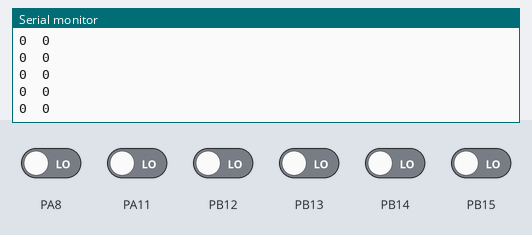
This sketch was run on a simulated STM32 Blue Pill. Shown: the last lines printed to the serial monitor. The test bench sets the inputs (shaded band); at power-on: PA8, PA11, PB12–15 LOW.

Above: at 1.2 s.
1.3 s: PA8 driven HIGH
At 2.3 s:
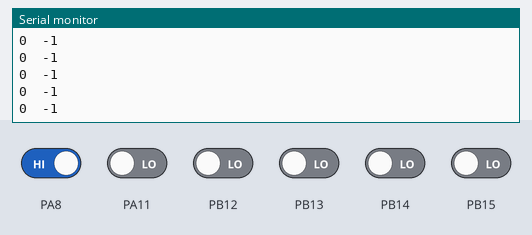
2.8 s: PB12 driven HIGH
At 3.5 s:
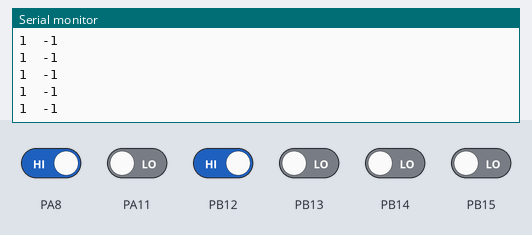
4.3 s: PA11 driven HIGH
At 4.8 s:
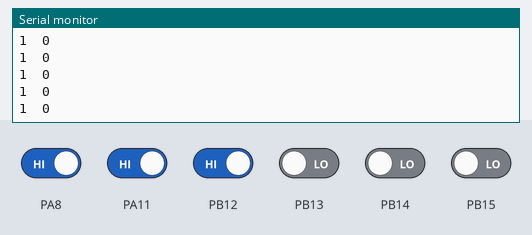
5.8 s: PB14 driven HIGH
At 6.9 s:
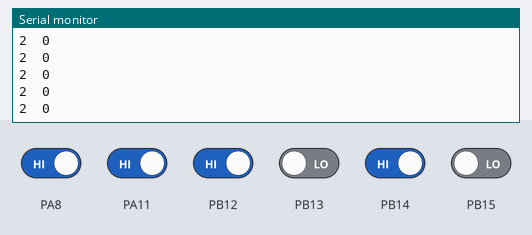
7.3 s: PB15 driven HIGH
At 7.8 s:
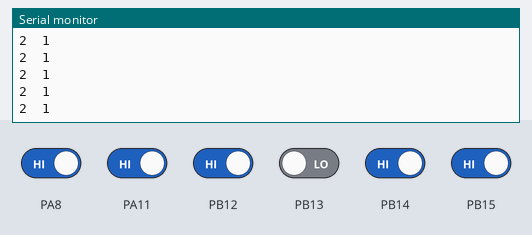
8.8 s: PB13 driven HIGH
At 9.4 s:
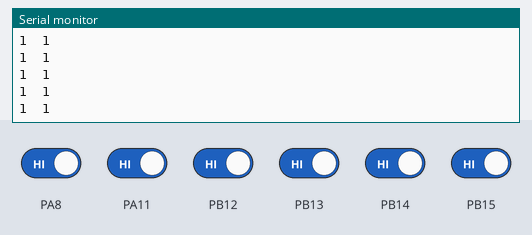
Timing chart, 0 to 11.3 s (numbered marks = the images above; inputs shaded):
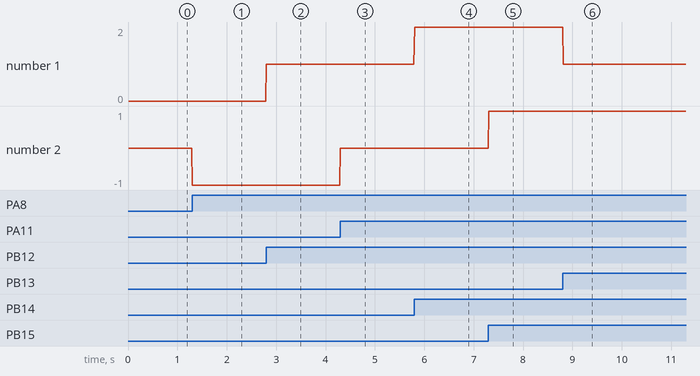

The sketch:

serial2encodersend.ino
```cpp
// *******************************************************************
//  Arduino Nano 5V example snippet for sending via serial
//********************************************************************

// ########################## DEFINES ##########################
#define HOVER_SERIAL_BAUD   115200      // [-] Baud rate for HoverSerial (used to communicate with the hoverboard)
#define SERIAL_BAUD         115200      // [-] Baud rate for built-in Serial (used for the Serial Monitor)
#define START_FRAME         0xABCD       // [-] Start frme definition for reliable serial communication
#define TIME_SEND           100         // [ms] Sending time interval

//#include <SoftwareSerial.h>
//SoftwareSerial HoverSerial(2,3);        // RX, TX

/***************************** Variables *********************************/

#define CWL            -1      // Assign a value to represent clock wise rotation
#define CCWL            1      // Assign a value to represent counter-clock wise rotation

#define CWR             1      // Assign a value to represent clock wise rotation
#define CCWR           -1      // Assign a value to represent counter-clock wise rotation

bool HSU_Vall = digitalRead(PB12);    // Set the Ul sensor value as boolean and read initial state
bool HSV_Vall = digitalRead(PB13);    // Set the Vl sensor value as boolean and read initial state
bool HSW_Vall = digitalRead(PB14);    // Set the Wl sensor value as boolean and read initial state

bool HSU_Valr = digitalRead(PB15);    // Set the Ur sensor value as boolean and read initial state
bool HSV_Valr = digitalRead(PA8);    // Set the Vr sensor value as boolean and read initial state
bool HSW_Valr = digitalRead(PA11);    // Set the Wr sensor value as boolean and read initial state

int directl = 1;       // Integer variable to store BLDC rotation direction
int pulseCountl;       // Integer variable to store the pulse count

int directr = 1;       // Integer variable to store BLDC rotation direction
int pulseCountr;       // Integer variable to store the pulse count


signed long right = 0;
signed long left = 0;

/***************************** Variables *********************************/


//struct 2
typedef struct {
  signed long start;
  signed long  bcmd1;
  signed long  bcmd2;
  signed long  bspeedR_meas;
  signed long  bspeedL_meas;
  signed long  bbatVoltage;
  signed long  bboardTemp;
  signed long bcmdLed;
  signed long bchecksum;
} bSerialFeedback;
bSerialFeedback bFeedback;
//bSerialFeedback bNewFeedback;


// ########################## SETUP ##########################
void setup()
{

//LEFT
  pinMode(PB12, INPUT);
  pinMode(PB13, INPUT);
  pinMode(PB14, INPUT);
//RIGHT
  pinMode(PB15, INPUT);
  pinMode(PA8, INPUT);
  pinMode(PA11, INPUT);

// Set digital pins 2, 3 and 4 as interrupts that trigger on rising and falling edge changes. Call a function (i.e. HallSensorU) on change
//LEFT
  attachInterrupt(digitalPinToInterrupt(PB12), HallSensorUl, CHANGE);
  attachInterrupt(digitalPinToInterrupt(PB13), HallSensorVl, CHANGE);
  attachInterrupt(digitalPinToInterrupt(PB14), HallSensorWl, CHANGE);
//RIGHT
  attachInterrupt(digitalPinToInterrupt(PB15), HallSensorUr, CHANGE);
  attachInterrupt(digitalPinToInterrupt(PA8), HallSensorVr, CHANGE);
  attachInterrupt(digitalPinToInterrupt(PA11), HallSensorWr, CHANGE);

// Initialize the print monitor and set baud rate to 9600

  Serial.begin(SERIAL_BAUD);
  Serial.println("Hoverboard Serial v1.0");

  Serial2.begin(HOVER_SERIAL_BAUD);
}

// ########################## SEND ############################

void Send(signed long  ucmd1, signed long  ucmd2, signed long uspeedR_meas, signed long uspeedL_meas, signed long ubatVoltage, signed long uboardTemp, signed long ucmdLed)
{
     bFeedback.start          = (signed long)START_FRAME;
    bFeedback.bcmd1           = (signed long)ucmd1;
    bFeedback.bcmd2           = (signed long)ucmd2;
    bFeedback.bspeedR_meas    = (signed long)uspeedR_meas;
    bFeedback.bspeedL_meas    = (signed long)uspeedL_meas;
    bFeedback.bbatVoltage     = (signed long)ubatVoltage;
    bFeedback.bboardTemp      = (signed long)uboardTemp;
    bFeedback.bcmdLed     = (signed long)ucmdLed;
    bFeedback.bchecksum   = (signed long )(bFeedback.start ^ bFeedback.bcmd1 ^ bFeedback.bcmd2 ^ bFeedback.bspeedR_meas ^ bFeedback.bspeedL_meas
                                           ^ bFeedback.bbatVoltage ^ bFeedback.bboardTemp ^ bFeedback.bcmdLed);

     Serial2.write((uint8_t *)&bFeedback, sizeof(bFeedback));

}

// ########################## LOOP ##########################
void loop(void)
{

  delay(10);
  Serial.println();
  Serial.print(pulseCountl);                                                       // Display the pulse count
  Serial.print("\t");
  Serial.print(pulseCountr);                                                       // Display the pulse count
 // Serial.println();

 left = pulseCountl;
 right = pulseCountr;
                                                 // Display the pulse count

   Send(1, 1, left, right, 1,1,100); //send 7 different  values from here..

}

// ########################## ENCODER ###########################


/* BLDC Hall Sensor read and calculation program for Teensy 3.5 in the Arduino IDE (Ver.1). Digi-Key Electronics*/

/***************************** Setup *********************************/


/*************************** Main Loop ******************************/


/************************ Interrupt Functions ***************************/
//LEFT
void HallSensorWl()
{
  HSW_Vall = digitalRead(PB14);         // Read the current W hall sensor value
  HSV_Vall = digitalRead(PB13);           // Read the current V (or U) hall sensor value
  directl = (HSW_Vall == HSV_Vall) ? CWL : CCWL;     // Determine rotation direction (ternary if statement)
  pulseCountl = pulseCountl + (1 * directl);       // Add 1 to the pulse count
}

void HallSensorVl()
{
  HSV_Vall = digitalRead(PB13);
  HSU_Vall = digitalRead(PB12);         // Read the current U (or W) hall sensor value
  directl = (HSV_Vall == HSU_Vall) ? CWL : CCWL;
  pulseCountl = pulseCountl + (1 * directl);
}

void HallSensorUl()
{
//  startTime = millis();
  HSU_Vall = digitalRead(PB12);
  HSW_Vall = digitalRead(PB14);         // Read the current W (or V) hall sensor value
  directl = (HSU_Vall == HSW_Vall) ? CWL : CCWL;
  pulseCountl = pulseCountl + (1 * directl);
}

//RIGHT
void HallSensorWr()
{
  HSW_Valr = digitalRead(PA11);         // Read the current W hall sensor value
  HSV_Valr = digitalRead(PA8);           // Read the current V (or U) hall sensor value
  directr = (HSW_Valr == HSV_Valr) ? CWR : CCWR;     // Determine rotation direction (ternary if statement)
  pulseCountr = pulseCountr + (1 * directr);       // Add 1 to the pulse count
}

void HallSensorVr()
{
  HSV_Valr = digitalRead(PA8);
  HSU_Valr = digitalRead(PB15);         // Read the current U (or W) hall sensor value
  directr = (HSV_Valr == HSU_Valr) ? CWR : CCWR;
  pulseCountr = pulseCountr + (1 * directr);
}

void HallSensorUr()
{
//  startTime = millis();
  HSU_Valr = digitalRead(PB15);
  HSW_Valr = digitalRead(PA11);         // Read the current W (or V) hall sensor value
  directr = (HSU_Valr == HSW_Valr) ? CWR : CCWR;
  pulseCountr = pulseCountr + (1 * directr);
}
```

Measured:
- after the input at 1.3 s, the serial monitor: prints a new line at once (image 1)
- after the input at 2.8 s, the serial monitor: prints a new line at once (image 2)
- after the input at 4.3 s, the serial monitor: prints a new line at once (image 3)
- after the input at 5.8 s, the serial monitor: prints a new line at once (image 4)
- after the input at 7.3 s, the serial monitor: prints a new line at once (image 5)
- after the input at 8.8 s, the serial monitor: prints a new line at once (image 6)
- plotted number 1: 1 → 2 after the input at 5.8 s
- plotted number 2: 0 → -1 after the input at 1.3 s
